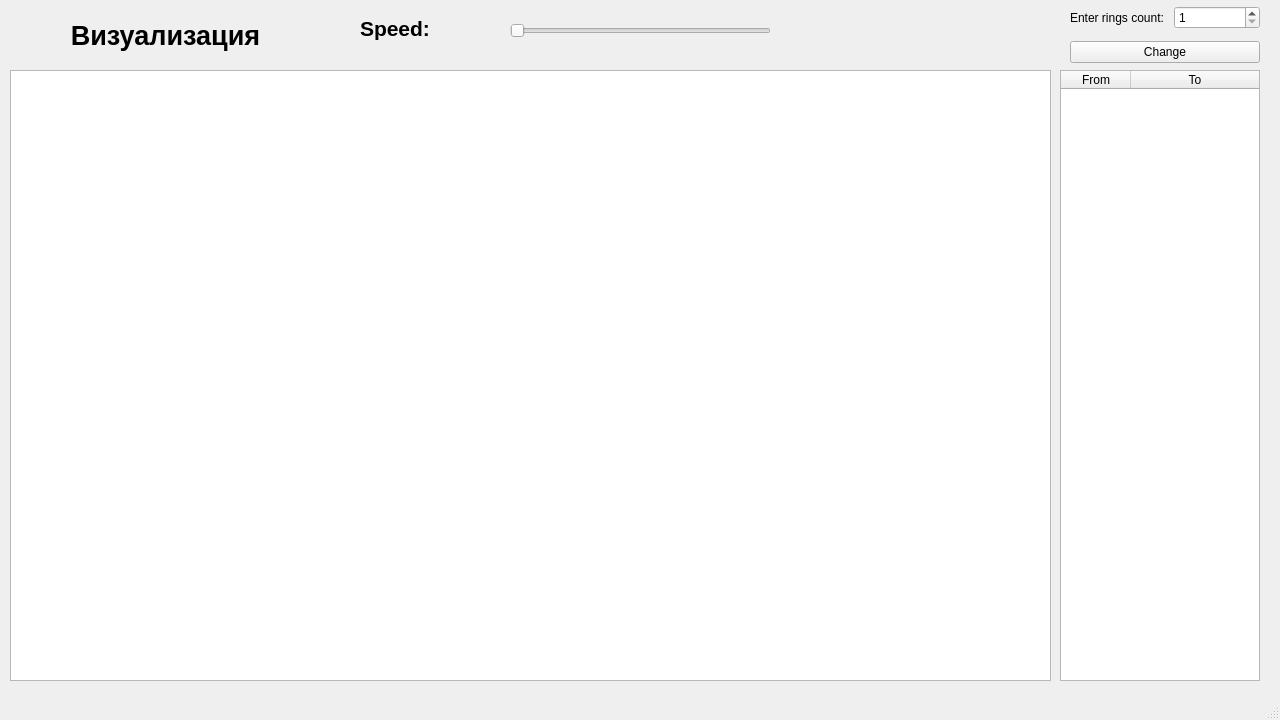
<?xml version="1.0" encoding="UTF-8"?>
<ui version="4.0">
 <class>MainWindow</class>
 <widget class="QMainWindow" name="MainWindow">
  <property name="geometry">
   <rect>
    <x>0</x>
    <y>0</y>
    <width>1280</width>
    <height>720</height>
   </rect>
  </property>
  <property name="sizePolicy">
   <sizepolicy hsizetype="Fixed" vsizetype="Fixed">
    <horstretch>0</horstretch>
    <verstretch>0</verstretch>
   </sizepolicy>
  </property>
  <property name="minimumSize">
   <size>
    <width>1280</width>
    <height>720</height>
   </size>
  </property>
  <property name="maximumSize">
   <size>
    <width>1280</width>
    <height>720</height>
   </size>
  </property>
  <property name="windowTitle">
   <string>Task 4</string>
  </property>
  <widget class="QWidget" name="centralwidget">
   <widget class="QTableWidget" name="tableWidget">
    <property name="geometry">
     <rect>
      <x>1060</x>
      <y>70</y>
      <width>200</width>
      <height>611</height>
     </rect>
    </property>
    <property name="editTriggers">
     <set>QAbstractItemView::NoEditTriggers</set>
    </property>
    <property name="dragDropOverwriteMode">
     <bool>false</bool>
    </property>
    <property name="selectionMode">
     <enum>QAbstractItemView::SingleSelection</enum>
    </property>
    <property name="selectionBehavior">
     <enum>QAbstractItemView::SelectRows</enum>
    </property>
    <attribute name="horizontalHeaderDefaultSectionSize">
     <number>70</number>
    </attribute>
    <attribute name="horizontalHeaderStretchLastSection">
     <bool>true</bool>
    </attribute>
    <column>
     <property name="text">
      <string>From</string>
     </property>
    </column>
    <column>
     <property name="text">
      <string>To</string>
     </property>
    </column>
   </widget>
   <widget class="QGraphicsView" name="graphicsView">
    <property name="geometry">
     <rect>
      <x>10</x>
      <y>70</y>
      <width>1041</width>
      <height>611</height>
     </rect>
    </property>
    <property name="sizePolicy">
     <sizepolicy hsizetype="Fixed" vsizetype="Fixed">
      <horstretch>0</horstretch>
      <verstretch>0</verstretch>
     </sizepolicy>
    </property>
    <property name="sceneRect">
     <rectf>
      <x>0.000000000000000</x>
      <y>0.000000000000000</y>
      <width>1.000000000000000</width>
      <height>1.000000000000000</height>
     </rectf>
    </property>
    <property name="transformationAnchor">
     <enum>QGraphicsView::NoAnchor</enum>
    </property>
   </widget>
   <widget class="QLabel" name="label_2">
    <property name="geometry">
     <rect>
      <x>10</x>
      <y>20</y>
      <width>311</width>
      <height>31</height>
     </rect>
    </property>
    <property name="font">
     <font>
      <pointsize>20</pointsize>
      <bold>true</bold>
     </font>
    </property>
    <property name="text">
     <string>Визуализация</string>
    </property>
    <property name="alignment">
     <set>Qt::AlignCenter</set>
    </property>
   </widget>
   <widget class="QWidget" name="layoutWidget">
    <property name="geometry">
     <rect>
      <x>1070</x>
      <y>0</y>
      <width>190</width>
      <height>70</height>
     </rect>
    </property>
    <layout class="QVBoxLayout" name="verticalLayout">
     <item>
      <layout class="QHBoxLayout" name="horizontalLayout">
       <item>
        <widget class="QLabel" name="label">
         <property name="text">
          <string>Enter rings count: </string>
         </property>
        </widget>
       </item>
       <item>
        <widget class="QSpinBox" name="spinBox">
         <property name="minimum">
          <number>1</number>
         </property>
         <property name="maximum">
          <number>10</number>
         </property>
        </widget>
       </item>
      </layout>
     </item>
     <item>
      <widget class="QPushButton" name="pushButton">
       <property name="text">
        <string>Change</string>
       </property>
      </widget>
     </item>
    </layout>
   </widget>
   <widget class="QSlider" name="spinBox_2">
    <property name="geometry">
     <rect>
      <x>510</x>
      <y>20</y>
      <width>261</width>
      <height>21</height>
     </rect>
    </property>
    <property name="orientation">
     <enum>Qt::Horizontal</enum>
    </property>
   </widget>
   <widget class="QLabel" name="label_3">
    <property name="geometry">
     <rect>
      <x>360</x>
      <y>10</y>
      <width>152</width>
      <height>37</height>
     </rect>
    </property>
    <property name="font">
     <font>
      <pointsize>16</pointsize>
      <bold>true</bold>
     </font>
    </property>
    <property name="text">
     <string>Speed: </string>
    </property>
   </widget>
  </widget>
  <widget class="QMenuBar" name="menubar">
   <property name="geometry">
    <rect>
     <x>0</x>
     <y>0</y>
     <width>1280</width>
     <height>26</height>
    </rect>
   </property>
  </widget>
  <widget class="QStatusBar" name="statusbar"/>
 </widget>
 <resources/>
 <connections/>
</ui>
